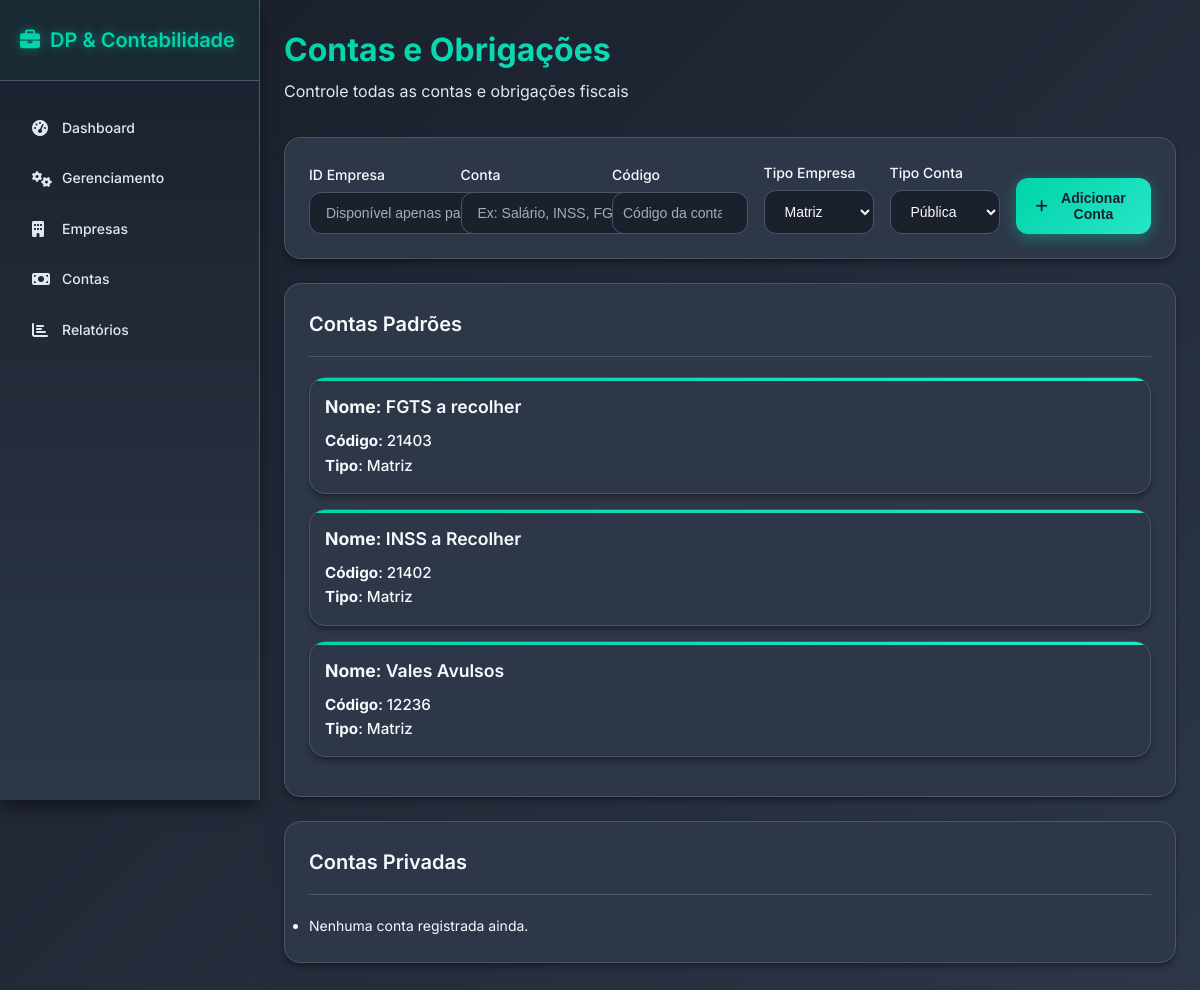
The page /contas on the database as committed earlier.
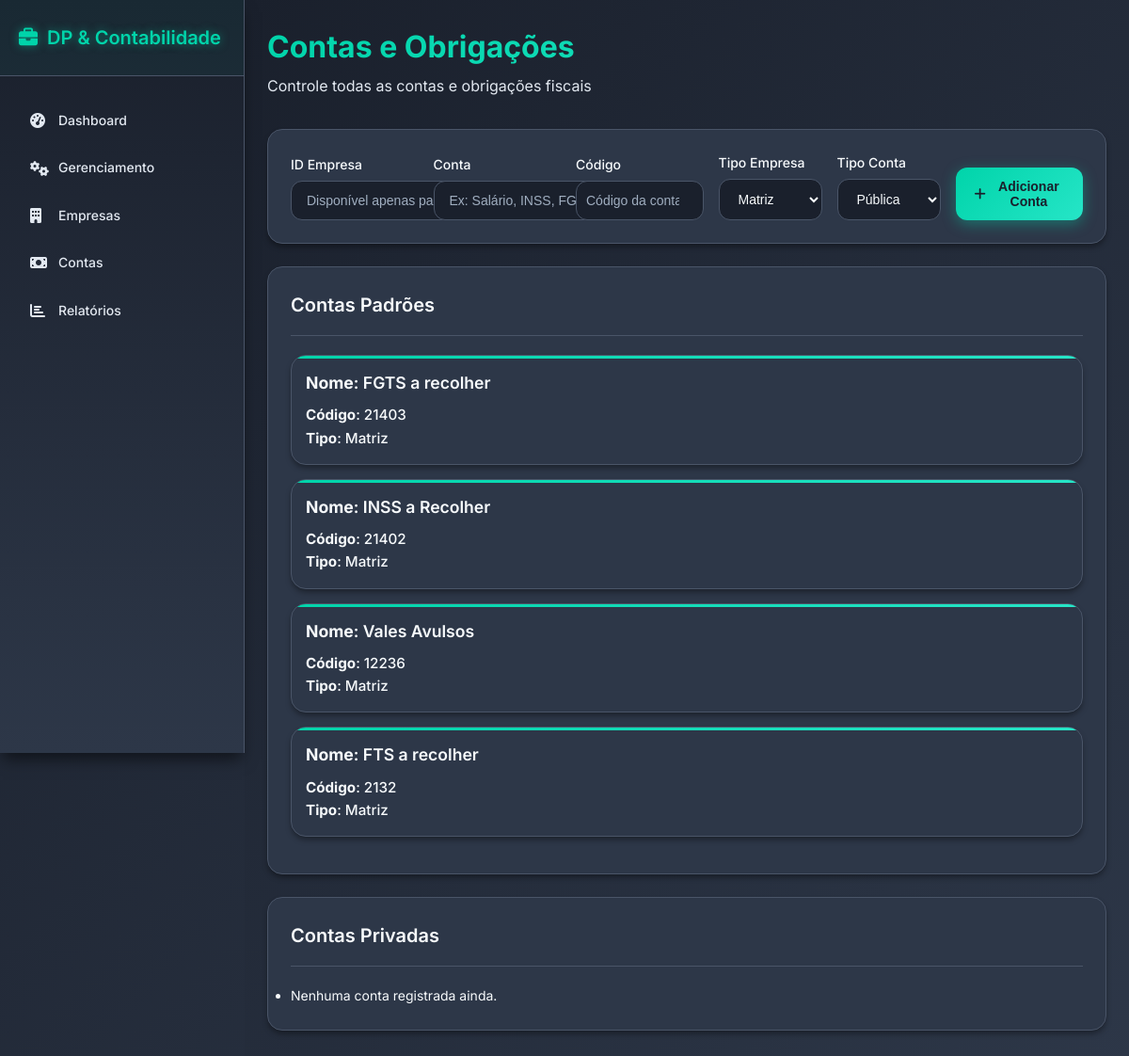
The same page on the database as committed later.
### tables this page shows
CREATE TABLE contas_modelos (
    id INTEGER PRIMARY KEY AUTOINCREMENT ,
    conta_nome VARCHAR(60) DEFAULT "RANDOM" UNIQUE,
    conta_codigo VARCHAR(10) NOT NULL UNIQUE,
    conta_tipo VARCHAR(15) DEFAULT "MATRIZ"
    );

### routes/contas.py (the view)
@contas_bp.route("/contas", methods=["GET"])
def return_page():
    contas, contas_privadas = Contas.retornar_contas()
    return render_template("contas.html", contas=contas, contas_privadas=contas_privadas)

### utils/db_comands.py (called while the page is built)
def execute_command(command, value=None):
    conn = sqlite3.connect(CAMINHO_DB)
    conn.row_factory = sqlite3.Row
    cursor = conn.cursor()
    if value is None:
        cursor.execute(command)
    else:
        cursor.execute(command, value)
    conn.commit()
    if command.strip().upper().startswith("SELECT"):
        rows = cursor.fetchall()
        return [dict(row) for row in rows]
    else:
        return cursor.lastrowid

### utils/func_contas.py (called while the page is built)
    @staticmethod
    def retornar_contas():
        contas = execute_command("SELECT * FROM contas_modelos")
        contas_privadas = execute_command("SELECT * FROM contas_privadas")
        return contas, contas_privadas

### templates/contas.html (shortened to what this page needs)
{% extends "base.html" %}
{% block content %}
<section id="contas" class="tab-content active">
  <div class="page-header">
    <h1>Contas e Obrigações</h1>
    <p>Controle todas as contas e obrigações fiscais</p>
  </div>
  <div class="content-card">
    <form action="{{ url_for('contas.criar_conta') }}" id="contaForm" class="form-grid" method="post">
      <div class="form-group">
        <label for="idEmpresa">ID Empresa</label>
        <input type="text" id="idEmpresa" name="id_empresa" placeholder="ID da empresa..." required>
      </div>
      <div class="form-group">
        <label for="contaDesc">Conta</label>
        <input style="width: 200px;" name="conta" type="text" id="contaDesc" placeholder="Ex: Salário, INSS, FGTS" required>
      </div>
      <div class="form-group">
        <label for="contaDesc">Código</label>
        <input style="height: 42px;" name="codigo" type="number" id="contaDesc" placeholder="Código da conta..." required>
      </div>
      <div class="form-group">
        <label for="contaDesc">Tipo Empresa</label>
        <select name="tipo" id="tipo_empresa">
          <option value="Matriz">Matriz</option>
        </select>
      </div>
      <div class="form-group">
        <label for="contaDesc">Tipo Conta</label>
        <select name="tipo_conta" id="tipo_conta">
          <option value="publica">Pública</option>
        </select>
      </div>
      <div class="form-actions">
        <button type="submit" class="btn btn-primary">
          <i class="fas fa-plus"></i> Adicionar Conta
        </button>
      </div>
    </form>
  </div>
  <div class="content-card">
    <div class="card-header">
      <h3>Contas Padrões</h3>
    </div>
    <ul id="contaLista">
      {% if contas %}
        {% for conta in contas %}
          <li class="empresa-item">
            <div class="empresa-header">
              <strong class="empresa-nome"><strong>Nome</strong>: {{ conta.conta_nome }}</strong>
            </div>
            <div class="empresa-details">
              <span class="empresa-cnpj"><strong>Código</strong>: {{ conta.conta_codigo }}</span>
            </div>
            <div class="empresa-details">
              <span class="empresa-cnpj"><strong>Tipo</strong>: {{ conta.conta_tipo}}</span>
            </div>
          </li>
        {% endfor %}
      {% else %}
        <li>Nenhuma conta registrada ainda.</li>
      {% endif %}
    </ul>
  </div>
  <div class="content-card">
    <div class="card-header">
      <h3>Contas Privadas</h3>
    </div>
    <ul id="contaLista">
      {% if contas_privadas %}
        {% for conta in contas_privadas %}
          <li class="empresa-item">
            <div class="empresa-header">
              <strong class="empresa-nome"><strong>Empresa id</strong>: {{ conta.empresa_id }}</strong>
            </div>
            <div class="empresa-header">
              <strong class="empresa-nome"><strong>Nome</strong>: {{ conta.conta_nome }}</strong>
            </div>
            <div class="empresa-details">
              <span class="empresa-cnpj"><strong>Código</strong>: {{ conta.conta_codigo }}</span>
            </div>
            <div class="empresa-details">
              <span class="empresa-cnpj"><strong>Tipo</strong>: {{ conta.conta_tipo}}</span>
            </div>
          </li>
        {% endfor %}
      {% else %}
        <li>Nenhuma conta registrada ainda.</li>
      {% endif %}
    </ul>
  </div>
</section>
{% endblock %}

### templates/base.html (shortened to what this page needs)
<!DOCTYPE html>
<html lang="pt-BR">
<head>
  <link rel="stylesheet" href="{{ url_for('static', filename='style.css') }}">
  <link rel="stylesheet" href="https://cdnjs.cloudflare.com/ajax/libs/font-awesome/6.4.2/css/all.min.css">
</head>
<body>
  <div class="app-container">
    <nav class="sidebar">
      <div class="sidebar-header">
        <h2><i class="fas fa-briefcase"></i> DP & Contabilidade</h2>
      </div>
      <ul class="nav-menu">
        <li class="nav-item {% if aba == 'dashboard' %}active{% endif %}">
          <a href="{{ url_for('dashboard.return_dashboard') }}"><i class="fas fa-tachometer-alt"></i> Dashboard</a>
        </li>
        <li class="nav-item {% if aba == 'gerenciamento' %}active{% endif %}">
          <a href="{{ url_for('gerenciamento.return_page') }}"><i class="fas fa-cogs"></i> Gerenciamento</a>
        </li>
        <li class="nav-item {% if aba == 'empresas' %}active{% endif %}">
          <a href="{{ url_for('empresas.return_page') }}"><i class="fas fa-building"></i> Empresas</a>
        </li>
        <li class="nav-item {% if aba == 'contas' %}active{% endif %}">
          <a href="{{ url_for('contas.return_page') }}"><i class="fas fa-money-bill"></i> Contas</a>
        </li>
        <li class="nav-item {% if aba == 'relatorios' %}active{% endif %}">
          <a href="{{ url_for('relatorios.return_page') }}"><i class="fas fa-chart-bar"></i> Relatórios</a>
        </li>
      </ul>
    </nav>
    <main class="main-content">
      {% block content %}{% endblock %}
    </main>
  </div>
</body>
</html>

Rows that differ between the two databases and show on the page:
added contas_modelos: conta_nome "FTS a recolher", conta_codigo "2132", conta_tipo "Matriz"
